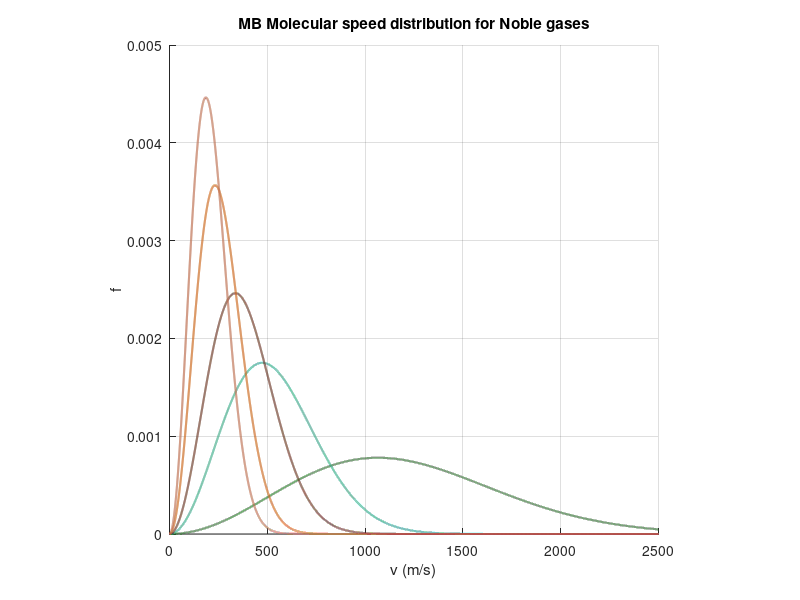

Reproduce this figure in MATLAB.
tic;
clear all
close all
clc
disp('-----------------------------------------------------------------------------------')
disp('---------------------------------MAXWELL BOLTZMAN----------------------------------')
disp('By--DIVYANG R PRAJAPATI------------------------------------------------------------')
disp('-----------------------------------------------------------------------------------')

% source: wikipedia

%%
figure('color',[1 1 1]);
hold on
v = 0:0.1:2500;     % v>0
k = 1.3806504e-23;  % boltzmann constant
m = [4.002602 20.1797 39.948 83.80 131.29] * 1.66054e-27;     % mass of gas molecule
   %[He       Ne      Ar     Kr    Xe]
T = 273;             % room temperature in K
for i = 1:length(m)
    clr=[0.1+(0.8-0.1).*rand(1,1) 0.1+(0.8-0.1).*rand(1,1) 0.1+(0.8-0.1).*rand(1,1)];
    f = ((m(i)/(2*pi*k*T)).^(3/2)).*(4*pi*v.^2).*exp(-(m(i)*v.^2)./(2*k*T));
    plot(v,f,'color',clr,'linewidth',1.5);
end
title('MB Molecular speed distribution for Noble gases')
xlabel('v (m/s)')
ylabel('f')
axis equal
axis square
grid on
hold off

disp('-----------------------------------------------------------------------------------')
disp('-------------------------------------THANK YOU-------------------------------------')
disp('-----------------------------------------------------------------------------------')
toc;

% generate values from the uniform distribution onthe interval [a,b]
% r = a + (b-a).*rand(100,1);